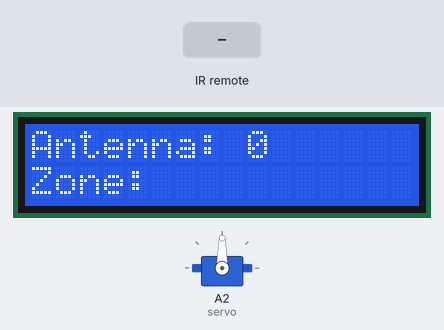
Bench run of a sketch on a simulated Arduino Uno, built with avr-gcc and run on an emulated ATmega328P. Shown: 16×2 character LCD, servo. The test bench sets the inputs (shaded band).

Above: at 1.2 s.
1.3 s: infrared code 0xFFFF00 received
At 1.31 s:
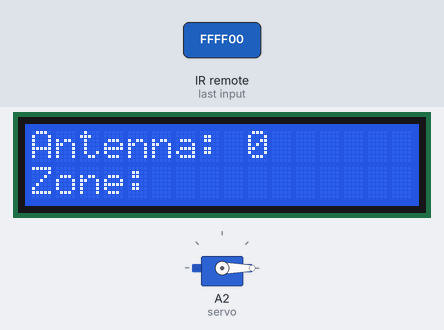
At 1.8 s:
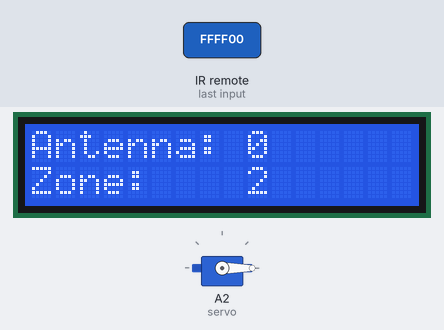
Timing chart, 0 to 4.3 s (numbered marks = the images above; inputs shaded):
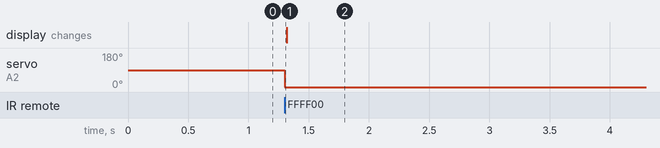

Measured:
- after the input at 1.3 s, servo on A2 (servo): 90° → 0° at once

The sketch:

irRemotee.ino
```cpp
#include <IRremote.h>
#include <Servo.h>
#include <LiquidCrystal_I2C.h>

LiquidCrystal_I2C lcd(0x27, 16, 2);

Servo myServo;//object of class servo
const int servo = A2;
int currpos, initpos, mappedvalue;
int RECV_PIN = A0;
IRrecv irrecv(RECV_PIN);
decode_results results;

int section;

void setup()
{
  Serial.begin(9600);
  lcd.begin();
  lcd.setCursor(0,0);
  lcd.print("Antenna:");
  irrecv.enableIRIn(); // Start the receiver
  myServo.attach(servo);
  if (irrecv.decode(&results))
    {
      initpos = 0xFFFF00;
      irrecv.resume();
    }
  lcd.setCursor(9,0);
  lcd.print(initpos);
  lcd.setCursor(0,1);
  lcd.print("Zone:");
}

void loop()
{
  if (irrecv.decode(&results))
    {
     currpos= results.value;
     irrecv.resume(); // Receive the next value
     if (initpos-currpos < 100){
      myServo.write(90);
      delay(15);
      section = 1;
     }
     if (initpos-currpos > 0){
      myServo.writeMicroseconds(180);
      delay(15);
      section = 2;
     }
      /*case 0xFF18E7:
      myServo.writeMicroseconds(1250);
      lcd.print("");
      delay(15);
      section = 2;
      break;
      case 0xFF7A85:
      myServo.writeMicroseconds(1500);
      delay(15);
      section = 3;
      break;
      case 0xFF10EF:
      myServo.writeMicroseconds(2000);
      delay(15);
      section = 4;
      break;
     }*/
     lcd.setCursor(9,1);
     lcd.print(section);

    }
}
```
